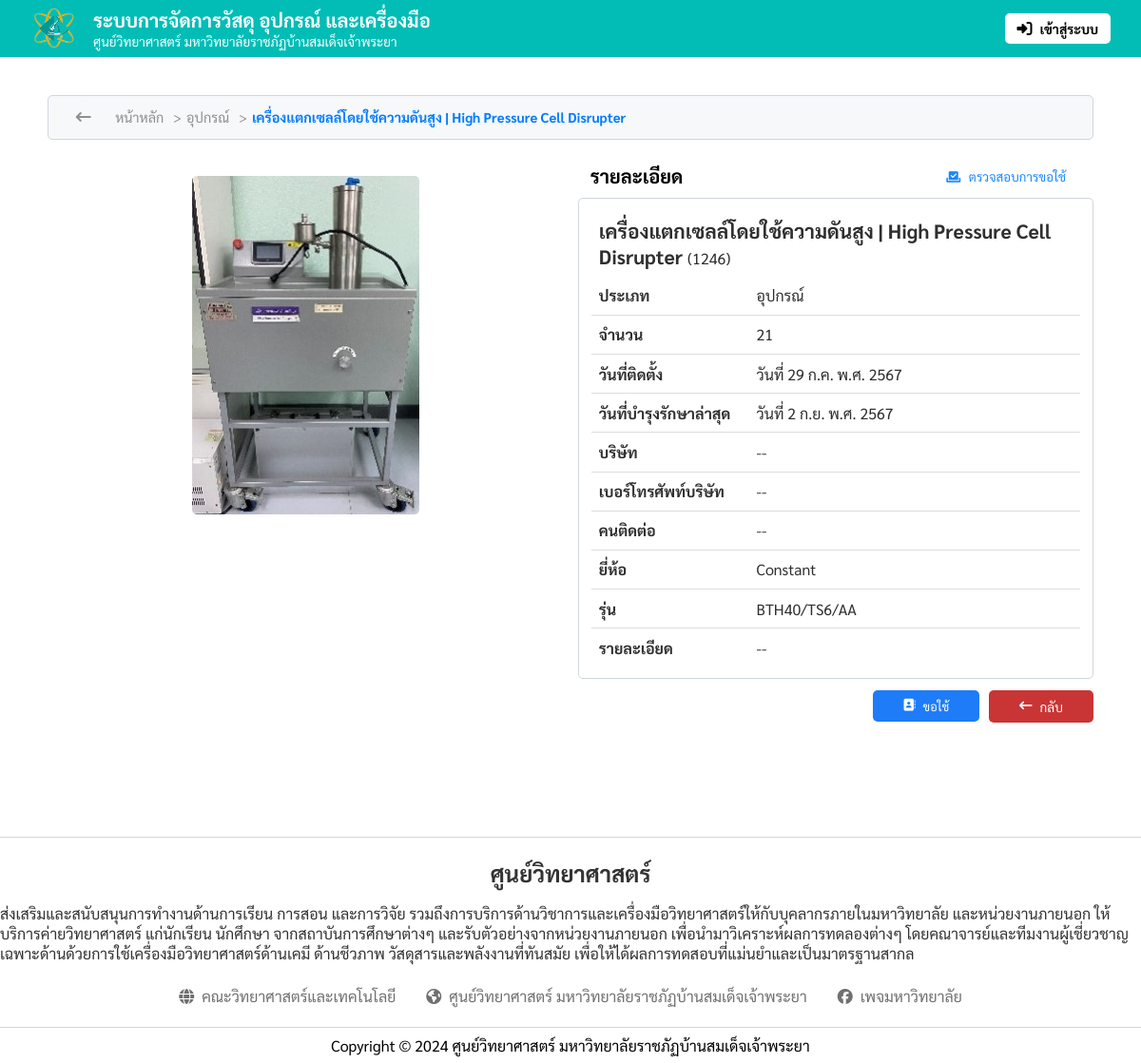
The page /details/2 on the database its author committed.
### tables this page shows
CREATE TABLE `crud` (
  `ID` int(100) NOT NULL,
  `img_name` varchar(100) NOT NULL,
  `sci_name` varchar(255) NOT NULL COMMENT 'ชื่ออุปกรณ์',
  `serial_number` varchar(20) NOT NULL,
  `categories` set('วัสดุ','อุปกรณ์','เครื่องมือ') DEFAULT NULL COMMENT 'ประเภทเครื่องมือ',
  `amount` int(10) DEFAULT 0 COMMENT 'จำนวนสินค้าคงเหลือ',
  `uploaded_on` datetime NOT NULL COMMENT 'วันที่อัปโหลด',
  `availability` tinyint(1) NOT NULL COMMENT 'ความพร้อมการใช้งาน'
);

CREATE TABLE `info_sciname` (
  `ID` int(20) NOT NULL,
  `sci_name` varchar(100) NOT NULL,
  `serial_number` varchar(20) NOT NULL,
  `installation_date` date DEFAULT NULL,
  `last_maintenance_date` date DEFAULT NULL,
  `details` varchar(255) DEFAULT NULL,
  `brand` varchar(100) DEFAULT NULL,
  `model` varchar(100) DEFAULT NULL,
  `company` varchar(30) DEFAULT NULL,
  `contact` varchar(20) DEFAULT NULL,
  `contact_number` varchar(12) DEFAULT NULL
);

### assets/config/Database.php (called while the page is built, shortened)
<?php
$base_url = 'http://localhost:8080';
?>

### assets/includes/thai_date_time.php (called while the page is built, shortened)
<?php
function thai_date_time_3($datetime)
{
    $thai_month_arr = array(
        1 => "ม.ค.",
        2 => "ก.พ.",
        3 => "มี.ค.",
        4 => "เม.ย.",
        5 => "พ.ค.",
        6 => "มิ.ย.",
        7 => "ก.ค.",
        8 => "ส.ค.",
        9 => "ก.ย.",
        10 => "ต.ค.",
        11 => "พ.ย.",
        12 => "ธ.ค."
    );
    $dt = new DateTime($datetime);
    $date = $dt->format('j');
    $month = (int)$dt->format('n');
    $year = $dt->format('Y') + 543;
    return "วันที่ $date {$thai_month_arr[$month]} พ.ศ. $year";
}

### views/details.php (the view, shortened to what this page needs)
<?php
require_once 'assets/config/Database.php';
include_once 'assets/includes/thai_date_time.php';
try {
    $uriSegments = explode("/", parse_url($_SERVER['REQUEST_URI'], PHP_URL_PATH));
    $id = end($uriSegments);
    if (is_numeric($id)) {
        $stmt = $conn->prepare("
            SELECT * FROM crud
            LEFT JOIN info_sciname
            ON crud.serial_number = info_sciname.serial_number
            WHERE crud.ID = :id");
        $stmt->bindParam(":id", $id, PDO::PARAM_INT);
        $stmt->execute();
        $detailsData = $stmt->fetch(PDO::FETCH_ASSOC);
    }
} catch (PDOException $e) {
    echo 'Error: ' . $e->getMessage();
}
?>
<!DOCTYPE html>
<html lang="en">
<head>
    <link rel="stylesheet" href="<?php echo $base_url; ?>/assets/font-awesome/css/all.css">
    <link rel="stylesheet" href="<?php echo $base_url; ?>/assets/css/navigator.css">
    <link rel="stylesheet" href="<?php echo $base_url; ?>/assets/css/index.css">
    <link rel="stylesheet" href="<?php echo $base_url; ?>/assets/css/footer.css">
</head>
<body>
    <?php include('assets/includes/navigator.php') ?>
    <main class="DetailsPAGE">
        <div class="DetailsPAGE_header">
            <a class="historyBACK" href="javascript:history.back();"><i class="fa-solid fa-arrow-left-long"></i></a>
            <div class="breadcrumb">
                <a href="/">หน้าหลัก</a>
                <span>&gt;</span>
                <?php
                if ($detailsData['categories'] == 'อุปกรณ์') {
                    echo '<a href="/equipment">อุปกรณ์</a>
                    <span>&gt;</span>';
                }
                ?>
                <a href="<?php echo $detailsData['ID']; ?>"><?php echo $detailsData['sci_name']; ?></a>
            </div>
        </div>
        <div class="DetailsPAGE_content">
            <div class="form_left">
                <div class="Img">
                    <div class="imgInput">
                        <img src="<?php echo $base_url; ?>/assets/uploads/<?php echo $detailsData['img_name']; ?>" class="previewImg">
                    </div>
                </div>
            </div>
            <div class="form_right">
                <div>
                    <div class="formHEADER">
                        รายละเอียด
                        <button id="toggleButton">ตรวจสอบการขอใช้</button>
                    </div>
                    <div class="form_right_1">
                        <div class="headerNAME">
                            <span id="B"><?php echo $detailsData['sci_name'] ?></span>
                            <span class="serialNumber">(<?php echo $detailsData['serial_number'] ?>)</span>
                        </div>
                        <div class="DataDisplay">
                            <span class="Data1">ประเภท</span>
                            <span class="Data2"><?php echo $detailsData['categories'] ?></span>
                        </div>
                        <div class="DataDisplay">
                            <span class="Data1">จำนวน</span>
                            <span class="Data2"><?php echo $detailsData['amount'] ?></span>
                        </div>
                        <div class="DataDisplay">
                            <span class="Data1">วันที่ติดตั้ง</span>
                            <span class="Data2"><?php echo thai_date_time_3($detailsData['installation_date']) ?></span>
                        </div>
                        <div class="DataDisplay">
                            <span class="Data1">วันที่บำรุงรักษาล่าสุด</span>
                            <span class="Data2"><?php echo thai_date_time_3($detailsData['last_maintenance_date']) ?></span>
                        </div>
                        <div class="DataDisplay">
                            <span class="Data1">บริษัท</span>
                            <span class="Data2"><?php echo $detailsData['company'] ?></span>
                        </div>
                        <div class="DataDisplay">
                            <span class="Data1">เบอร์โทรศัพท์บริษัท</span>
                            <span class="Data2"><?php echo $detailsData['contact_number'] ?></span>
                        </div>
                        <div class="DataDisplay">
                            <span class="Data1">คนติดต่อ</span>
                            <span class="Data2"><?php echo $detailsData['contact'] ?></span>
                        </div>
                        <div class="DataDisplay">
                            <span class="Data1">ยี่ห้อ</span>
                            <span class="Data2"><?php echo $detailsData['brand'] ?></span>
                        </div>
                        <div class="DataDisplay">
                            <span class="Data1">รุ่น</span>
                            <span class="Data2"><?php echo $detailsData['model'] ?></span>
                        </div>
                        <div class="DataDisplay">
                            <span class="Data1">รายละเอียด</span>
                            <span class="Data2"><?php echo $detailsData['details'] ?></span>
                        </div>
                    </div>
                </div>
            </div>
        </div>
        <div class="DetailsPAGE_footer">
            <?php if ($detailsData['amount'] >= 1  && ($detailsData['availability'] == 0)) : ?>
                <a href="<?php echo $base_url; ?>/cart?action=add&item=<?= htmlspecialchars($detailsData['serial_number']) ?>" class="used_it">
                    <i class="fa-solid fa-address-book"></i>
                    <span>ขอใช้</span>
                </a>
            <?php endif; ?>
            <a href="javascript:history.back();" class="go_back"><i class="fa-solid fa-arrow-left-long"></i><span>กลับ</span></a>
        </div>
    </main>
    <footer>
        <?php include('assets/includes/footer.php') ?>
    </footer>
</body>
</html>

### assets/css/navigator.css (style rules this page uses)
* { margin: 0; padding: 0; box-sizing: border-box; font-family: Sarabun; text-decoration: none; list-style: none; }
#B { font-family: Sarabun-bold; }

### assets/css/index.css (style rules this page uses)
* { margin: 0; padding: 0; box-sizing: border-box; font-family: Sarabun; }
#B { font-family: Sarabun-bold; }
.DetailsPAGE { width: 100%; max-width: 1100px; margin: 2.5rem auto; }
.breadcrumb { font-size: 0.9rem; display: flex; align-items: center; }
.breadcrumb a:last-child { color: #007bff; font-family: Sarabun-bold; }
.breadcrumb span { margin: 0 5px; color: #8f8f8f; }
.Img { width: 100%; display: flex; justify-content: center; align-items: center; }
.form_right_1, .form_right_2 { border-radius: 5px; border: 1px solid #d0d7de; padding: 0.7rem 0.8rem; }
.DataDisplay { display: flex; border-bottom: 1px solid #ddd; padding: 0.6rem 0; color: #2f2f2f; }
.DataDisplay:last-child { border-bottom: none; }
.Data1 { flex: 0.9; font-family: Sarabun-bold; }
.Data2 { flex: 2; }
.DataDisplay span { padding: 0 8px; }
.DetailsPAGE_footer { display: flex; align-items: center; justify-content: end; margin-top: 0.75rem; gap: 0.6rem; }

### rows shown on the page
crud: info_sciname.sci_name "เครื่องแตกเซลล์โดยใช้ความดันสูง | High Pressure Cell Disrupter", img_name (picture), info_sciname.serial_number "1246", categories "อุปกรณ์", amount "21", info_sciname.installation_date "วันที่ 29 ก.ค. พ.ศ. 2567", info_sciname.last_maintenance_date "วันที่ 2 ก.ย. พ.ศ. 2567", info_sciname.company "--", info_sciname.contact_number "--", info_sciname.contact "--", info_sciname.brand "Constant", info_sciname.model "BTH40/TS6/AA", info_sciname.details "--"
